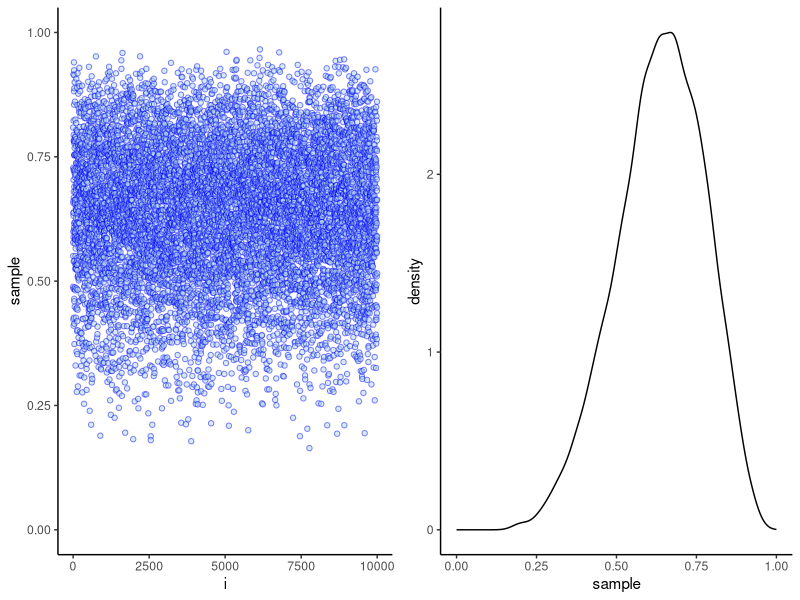

Generate this figure with R: (Note: this script raises an error after producing the figure.)
## ---- chunk 1
library(cowplot)
library(kableExtra)
library(knitr)
library(tidyverse)
## ---- chunk 2
PrPV <- 0.95
PrPM <- 0.01
PrV <- 0.001

PrP <- PrPV * PrV + PrPM * (1 - PrV)
PrVP <- PrPV * PrV / PrP
PrVP
## ---- chunk 3
p_grid <- seq(0, 1, length.out = 1e3)
prior <- rep(1, length(p_grid))
likelihood <- dbinom(6, size = 9, prob = p_grid)
posterior <- (likelihood * prior) %>% {. / sum(.)}
## ---- chunk 4
samples <- sample(p_grid, prob = posterior, size = 1e4, replace= TRUE)
## ---- chunk 5
sample_tbl <- tibble(i = seq_along(samples), sample = samples)
plot_grid(
  ggplot(sample_tbl, aes(i, sample)) +
    geom_point(color = "blue", fill = "light blue", alpha = 0.5, shape = 21) +
    expand_limits(y = c(0, 1)) +
    theme_classic(),
  ggplot(sample_tbl, aes(sample)) +
    geom_density() +
    expand_limits(x = c(0, 1)) +
    theme_classic()
)
## ---- chunk 6
# add up the posterior probability where p < 0.5
sum(posterior[p_grid < 0.5])
## ---- chunk 7
# below 0.5?
sum(samples < 0.5) / length(samples)
# between 0.5 and 0.75?
sum(samples > 0.5 & samples < 0.75) / length(samples)
## ---- chunk 8
quantile(samples, 0.8)
## ---- chunk 9
quantile(samples, c(0.1, 0.9))
## ---- chunk 10
p_grid <- seq(0, 1, length.out = 1e3)
prior <- rep(1, length(p_grid))
likelihood <- dbinom(3, size = 3, prob = p_grid)
posterior <- (likelihood * prior) %>% {. / sum(.)}
samples <- sample(p_grid, size = 1e4, replace = TRUE, prob = posterior)
PI(samples, prob = 0.5)
## ---- chunk 11
HPDI(samples, prob = 0.5)
## ---- chunk 12
# maximum a posteriori estimate
p_grid[which.max(posterior)]

# mode of the samples
dsamples <- density(samples, adj = 0.01)
dsamples$x[which.max(dsamples$y)]

# other central tendencies
mean(samples)
median(samples)
## ---- chunk 13
dummy_w <- rbinom(1e5, size = 2, prob = 0.7)
table(dummy_w) / length(dummy_w)

dbinom(0:2, size = 2, prob = 0.7)
## ---- chunk 14
# This is the prediction distribution for a given p
w <- rbinom(1e4, size = 9, prob = 0.6)
simplehist(w)

# This is the prediction distribution averaged over all p's
p_grid <- seq(0, 1, length.out = 1e3)
prior <- rep(1, length(p_grid))
likelihood <- dbinom(6, size = 9, prob = p_grid)
posterior <- (likelihood * prior) %>% {. / sum(.)}
samples <- sample(p_grid, prob = posterior, size = 1e4, replace = TRUE)
w <- rbinom(1e4, size = 9, prob = samples)
simplehist(w)
## ---- chunk 15
p_grid <- seq(0, 1, length.out = 1e3)
prior <- rep(1, length(p_grid))
likelihood <- dbinom(6, size = 9, prob = p_grid)
posterior <- (likelihood * prior) %>% {. / sum(.)}
set.seed(100)
samples <- sample(p_grid, prob = posterior, size = 1e4, replace = TRUE)
## ---- chunk 16
sum(samples < 0.2) / length(samples)
## ---- chunk 17
sum(samples > 0.8) / length(samples)
## ---- chunk 18
sum(samples > 0.2 & samples < 0.8) / length(samples)
## ---- chunk 19
quantile(samples, 0.2)
## ---- chunk 20
quantile(samples, 0.8)
## ---- chunk 21
HPDI(samples, prob = 0.66)
## ---- chunk 22
quantile(samples, c((1 - 0.66) / 2, 1 - (1 - 0.66) / 2))
## ---- chunk 23
p_grid <- seq(0, 1, length.out = 1e3)
prior <- rep(1, length(p_grid))
likelihood <- dbinom(8, size = 15, prob = p_grid)
posterior <- (likelihood * prior) %>% {. / sum(.)}
## ---- chunk 24
samples <- sample(p_grid, 1e4, prob = posterior, replace = TRUE)
HPDI(samples, prob = 0.9)
## ---- chunk 25
w <- rbinom(1e4, size = 15, prob = samples) 
simplehist(w)
table(w) / length(w)
## ---- chunk 26
# with step prior
p_grid <- seq(0, 1, length.out = 1e3)
prior <- ifelse(p_grid < 0.5, 0, 1)
likelihood <- dbinom(8, size = 15, prob = p_grid)
posterior <- (likelihood * prior) %>% {. / sum(.)}

# repeat earlier problems
HPDI(samples, prob = 0.9)
samples <- sample(p_grid, 1e4, prob = posterior, replace = TRUE)
w <- rbinom(1e4, size = 15, prob = samples) 
table(w) / length(w)

# compare to p = 0.7 (true value)
dbinom(c(6, 8), 15, 0.7 )
## ---- chunk 27
data(homeworkch3)
# birth1 and birth2
## ---- chunk 28
p_grid <- seq(0, 1, length.out = 1e3)
prior <- rep(1, length(p_grid))
likelihood <- dbinom(sum(c(birth1, birth2)), 
                     size = length(c(birth1, birth2)), 
                     prob = p_grid)
posterior <- (likelihood * prior) %>% {. / sum(.)}
p_grid[[which.max(posterior)]]
## ---- chunk 29
samples <- sample(p_grid, 1e4, replace = TRUE, prob = posterior)
HPDI(samples, prob = c(0.5, 0.89, 0.97))
## ---- chunk 30
simbirth <- rbinom(1e4, size = 200, prob = samples)
dens(simbirth)
abline(v = sum(birth1, birth2))
## ---- chunk 31
simbirth <- rbinom(1e4, size = 100, prob = samples)
dens(simbirth, adj = 0.6)
abline(v = sum(birth1))
## ---- chunk 32
simbirth <- rbinom(1e4, size = sum(!birth1), prob = samples)
dens(simbirth, adj = 1)
abline(v = sum(birth2[!birth1]))
